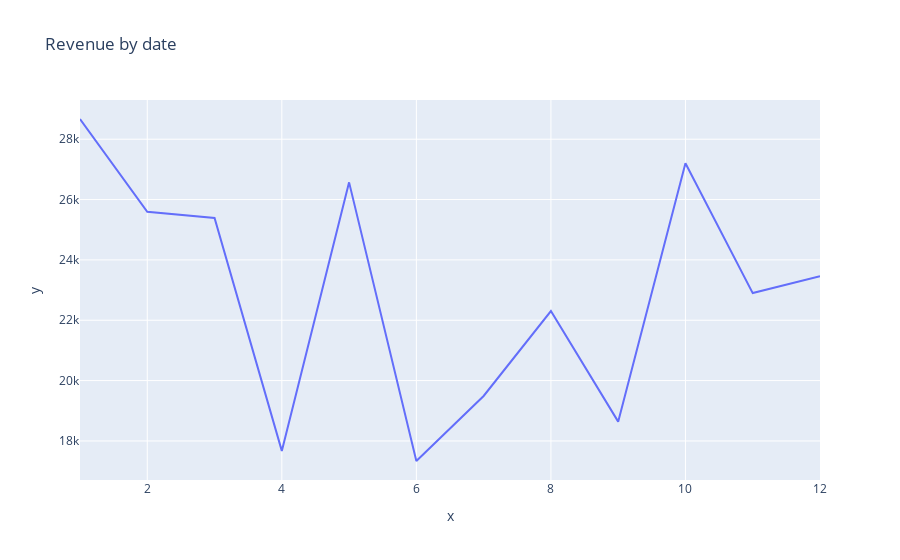

The cell this chart's notebook holds for it:
### Code cell
px.line(x=df.groupby(df['date'].dt.month)['transaction_amount'].sum().index,
        y=df.groupby(df['date'].dt.month)['transaction_amount'].sum().values,
        title='Revenue by date')

### Figure 1 — Plotly figure (JSON) as saved in the notebook; plotly's stock layout.template omitted (floating-point values rounded to 4 significant figures)
{"data": [{"hovertemplate": "x=%{x}<br>y=%{y}<extra></extra>", "legendgroup": "", "line": {"color": "#636efa", "dash": "solid"}, "marker": {"symbol": "circle"}, "mode": "lines", "name": "", "orientation": "v", "showlegend": false, "type": "scatter", "x": [1, 2, 3, 4, 5, 6, 7, 8, 9, 10, 11, 12], "xaxis": "x", "y": [28670, 25595, 25390, 17670, 26570, 17335, 19490, 22305, 18640, 27205, 22900, 23460], "yaxis": "y"}], "layout": {"legend": {"tracegroupgap": 0}, "title": {"text": "Revenue by date"}, "xaxis": {"anchor": "y", "domain": [0, 1], "title": {"text": "x"}}, "yaxis": {"anchor": "x", "domain": [0, 1], "title": {"text": "y"}}}}
